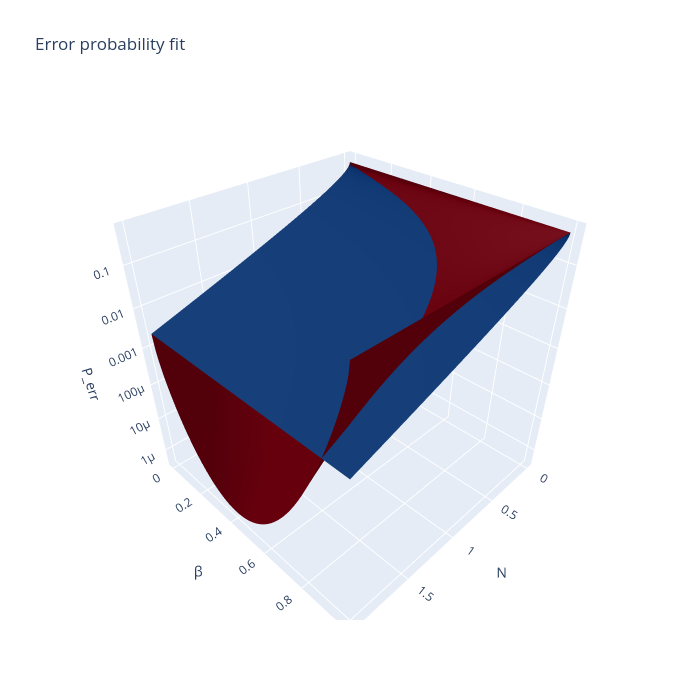

Notebook code cell kept with this figure:
### Markdown cell above
## DSS/ CS Fit

### Code cell
params = protocols.plot_perr(N_grid_dss, beta_grid_dss, p_err_dss, p_err_cs, N_cs, dss = True, cs = True, data = False)
A_fit_cs, B_fit_cs, A_fit_dss, B_fit_dss = params

### Figure 1 — Plotly figure (JSON) as saved in the notebook; plotly's stock layout.template omitted (floating-point values rounded to 4 significant figures; data arrays with more than 128 entries replaced by an {"elided": "..."} marker saying what was removed)
{"data": [{"colorscale": [[0, "rgb(8,48,107)"], [0.125, "rgb(8,81,156)"], [0.25, "rgb(33,113,181)"], [0.375, "rgb(66,146,198)"], [0.5, "rgb(107,174,214)"], [0.625, "rgb(158,202,225)"], [0.75, "rgb(198,219,239)"], [0.875, "rgb(222,235,247)"], [1, "rgb(247,251,255)"]], "name": "Fitted surface", "opacity": 1, "showscale": false, "type": "surface", "x": {"elided": "200x200 float values"}, "y": {"elided": "200x200 float values"}, "z": {"elided": "200x200 float values"}}, {"colorscale": [[0, "rgb(103,0,13)"], [0.125, "rgb(165,15,21)"], [0.25, "rgb(203,24,29)"], [0.375, "rgb(239,59,44)"], [0.5, "rgb(251,106,74)"], [0.625, "rgb(252,146,114)"], [0.75, "rgb(252,187,161)"], [0.875, "rgb(254,224,210)"], [1, "rgb(255,245,240)"]], "name": "Fit", "opacity": 1, "showscale": false, "type": "surface", "x": {"elided": "200x200 float values"}, "y": {"elided": "200x200 float values"}, "z": {"elided": "200x200 float values"}}], "layout": {"height": 700, "scene": {"aspectmode": "cube", "xaxis": {"title": {"text": "N"}}, "yaxis": {"title": {"text": "β"}}, "zaxis": {"title": {"text": "P_err"}, "type": "log"}}, "title": {"text": "Error probability fit"}, "width": 700}}
